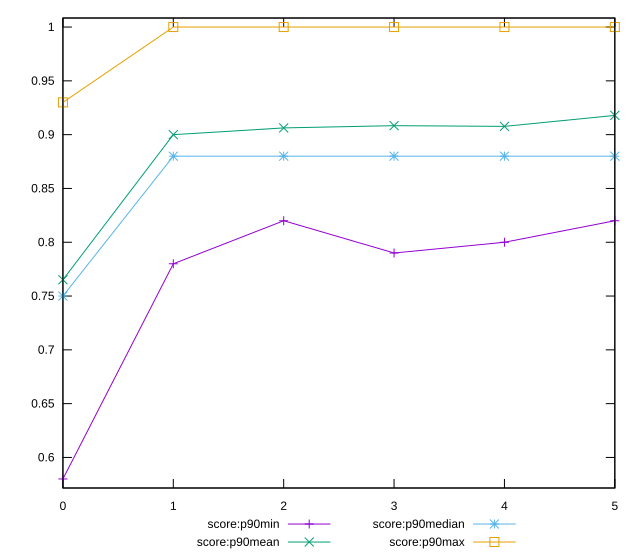

Write the gnuplot code that produced this figure.
reset

$scoreP90Min <<EOF
0 0.58
1 0.78
2 0.82
3 0.79
4 0.8
5 0.82
EOF

$scoreP90Mean <<EOF
0 0.7651648351648355
1 0.9000000000000006
2 0.9062637362637356
3 0.9083516483516481
4 0.9076923076923076
5 0.9179120879120882
EOF

$scoreP90Median <<EOF
0 0.75
1 0.88
2 0.88
3 0.88
4 0.88
5 0.88
EOF

$scoreP90Max <<EOF
0 0.93
1 1
2 1
3 1
4 1
5 1
EOF

set key outside below
set xrange [0:5]
set yrange [0.5716:1.0084]
set trange [0.5716:1.0084]
set terminal svg size 640, 560 enhanced background rgb 'white'
set output "reprap/unused-css-rules/progression/score.svg"

plot $scoreP90Min title "score:p90min" with linespoints, \
     $scoreP90Mean title "score:p90mean" with linespoints, \
     $scoreP90Median title "score:p90median" with linespoints, \
     $scoreP90Max title "score:p90max" with linespoints

reset
